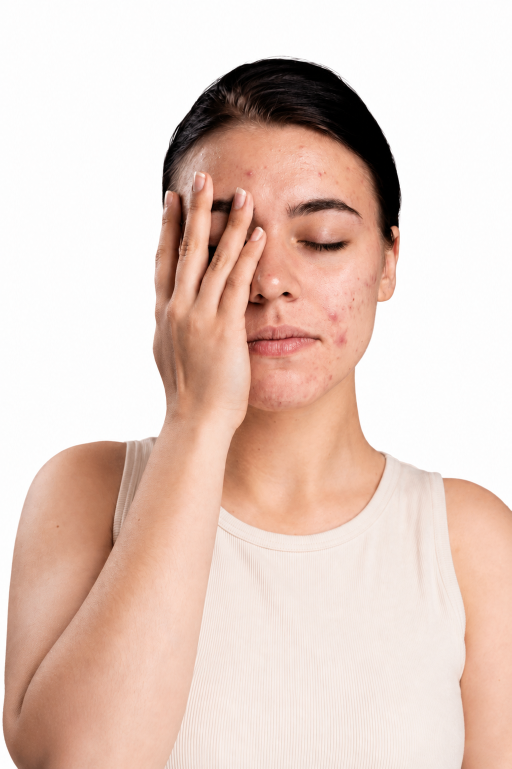
#> input picture assets/pose-01-source.png, 1023 x 1537 px (shown at 1/2 size); its folder holds 4 pictures in this run
$ python cutout.py
#> lines starting #> are read from the running program, lines starting #| are printed output that depends on the picture; after the words box and inside, x2 and y2 are one past the last pixel; in counts of white or black regions, pixels touching at a corner belong together
from PIL import Image, ImageFilter, ImageDraw
import numpy as np

from pathlib import Path
root=Path(__file__).parent/'assets'
for n in range(1,5):
    im=Image.open(root/f'pose-{n:02}-source.png').convert('RGB')
#> im is the input picture: PIL image 1023x1537 RGB; mean R, G, B 228.4, 205.3, 195
    a=np.array(im)
    white=(a.min(axis=2)>235)&(a.max(axis=2).astype(int)-a.min(axis=2)<20)
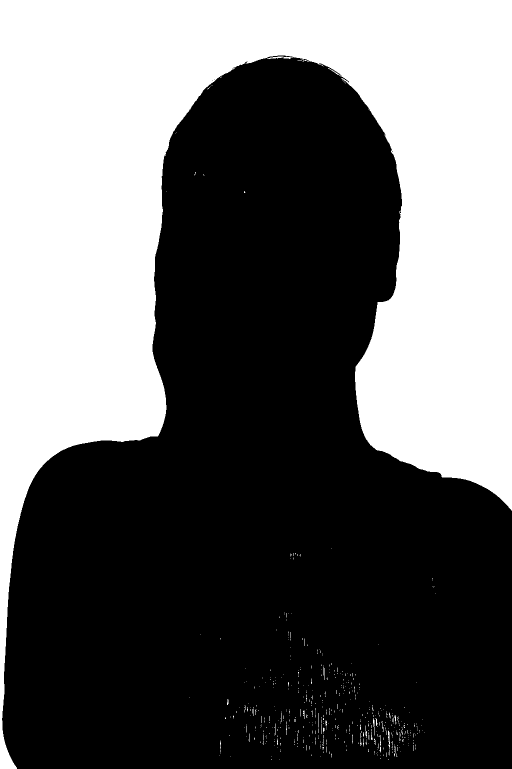
#> white: shape (1537, 1023) bool (shown at 1/2 size); 39.7% white; 582 white regions (557 under 20 px), largest, box (x1, y1, x2, y2) and area: (0, 0, 1023, 1537) 621936, (534, 113, 586, 118) 130, (776, 1461, 780, 1498) 79
    mask=Image.fromarray(np.uint8(white)*255).copy()
    ImageDraw.floodfill(mask,(0,0),128)
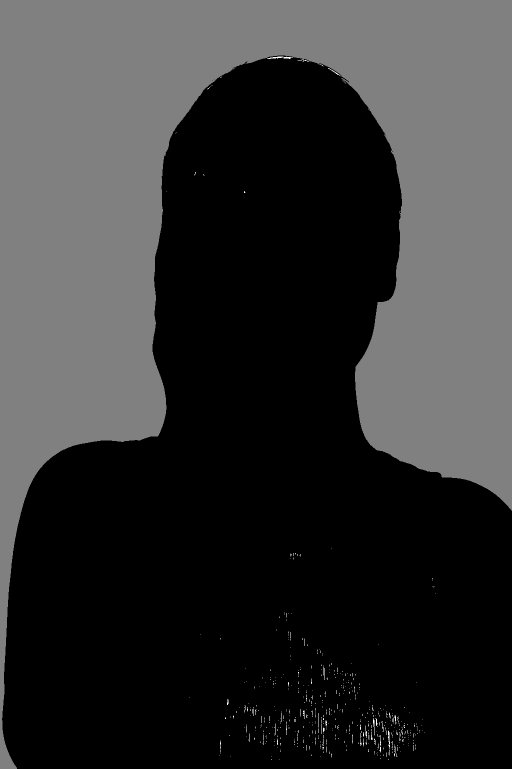
#> mask: PIL image 1023x1537 L (shown at 1/2 size); min 0, max 255, mean 51.1
    ImageDraw.floodfill(mask,(im.width-1,0),128)


    for y in range(im.height):
        for x in (0,im.width-1):
            if mask.getpixel((x,y))==255: ImageDraw.floodfill(mask,(x,y),128)
    bg=np.array(mask)==128
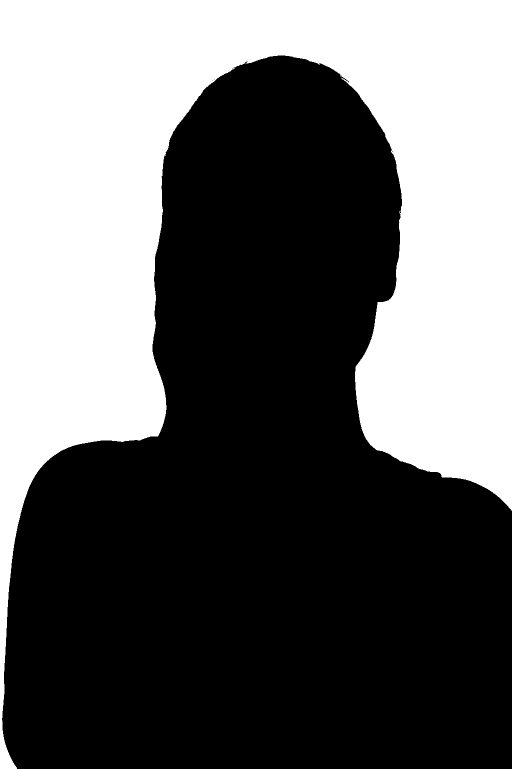
#> bg: shape (1537, 1023) bool (shown at 1/2 size); 39.5% white; 1 white region, box (x1, y1, x2, y2) and area: (0, 0, 1023, 1537) 621861
    # White gaps between fingers are also backdrop; exclude lower clothing region.
    bg[:int(im.height*.59)] |= white[:int(im.height*.59)]
#> bg: shape (1537, 1023) bool; 39.6% white; 16 white regions (14 under 20 px), largest, box (x1, y1, x2, y2) and area: (0, 0, 1023, 1537) 621936, (534, 113, 586, 118) 130
    alpha=Image.fromarray(np.uint8(~bg)*255).filter(ImageFilter.GaussianBlur(.65))
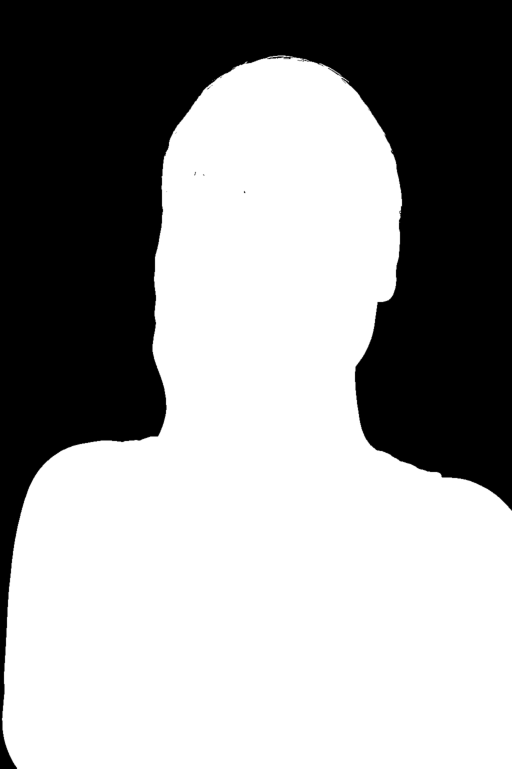
#> alpha: PIL image 1023x1537 L (shown at 1/2 size); min 0, max 255, mean 154.1
    im.putalpha(alpha)
#> im: PIL image 1023x1537 RGBA
    im.save(root/f'pose-{n:02}.png')
    print(n,im.size,'transparent pixels',int(bg.sum()))
#| 1 (1023, 1537) transparent pixels 622125
#> pass 2 of the loop `for n in range(1,5):`:
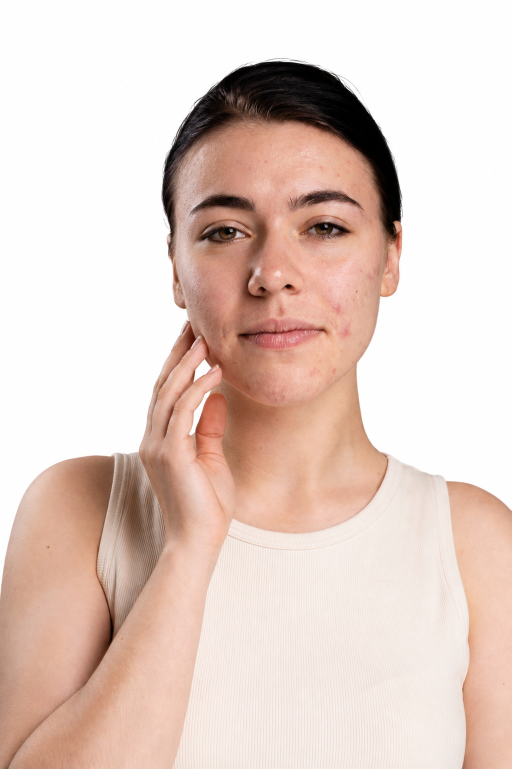
#> input picture assets/pose-02-source.png, 1023 x 1537 px (shown at 1/2 size)
#> im is the input picture: PIL image 1023x1537 RGB; mean R, G, B 226.7, 205.9, 196.8
#> `white=(a.min(axis=2)>235)&(a.max(axis=2).astype(int)-a.min(axis=2)<20)`:
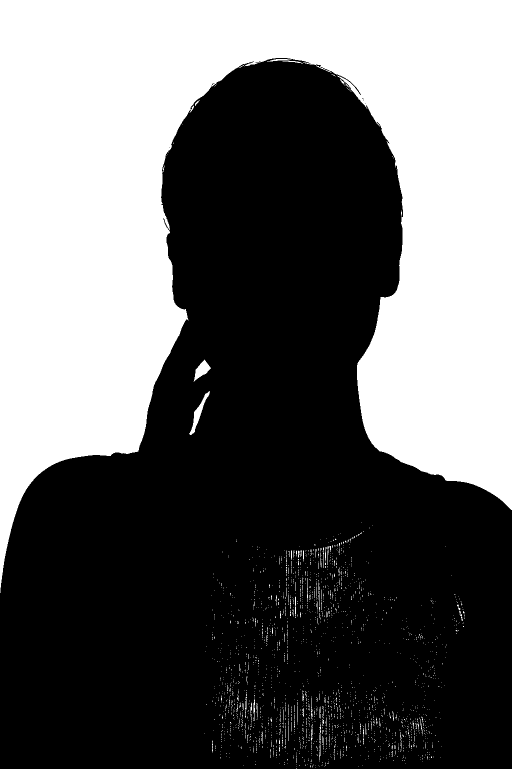
#> white: shape (1537, 1023) bool (shown at 1/2 size); 40.6% white; 2272 white regions (2212 under 20 px), largest, box (x1, y1, x2, y2) and area: (0, 0, 1023, 1186) 628276, (378, 782, 420, 870) 790, (387, 719, 422, 764) 678
#> `alpha=Image.fromarray(np.uint8(~bg)*255).filter(ImageFilter.GaussianBl..`:
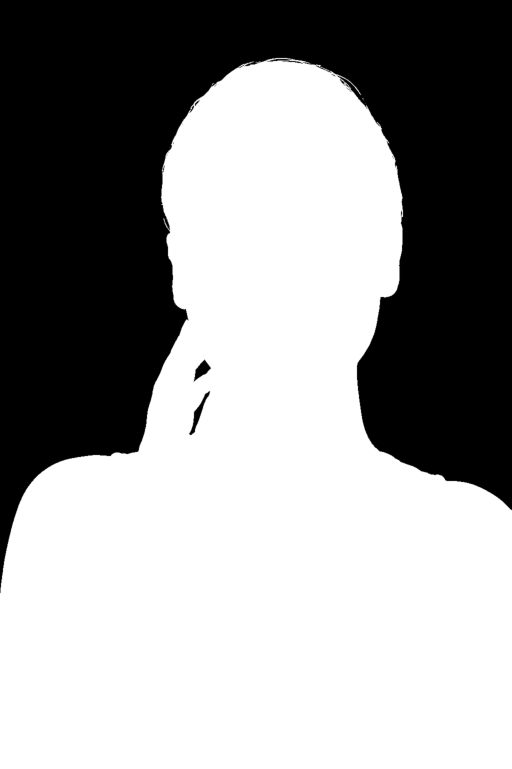
#> alpha: PIL image 1023x1537 L (shown at 1/2 size); min 0, max 255, mean 152.8
#> im: PIL image 1023x1537 RGBA
#| 2 (1023, 1537) transparent pixels 630056
#> pass 3 of the loop `for n in range(1,5):`:
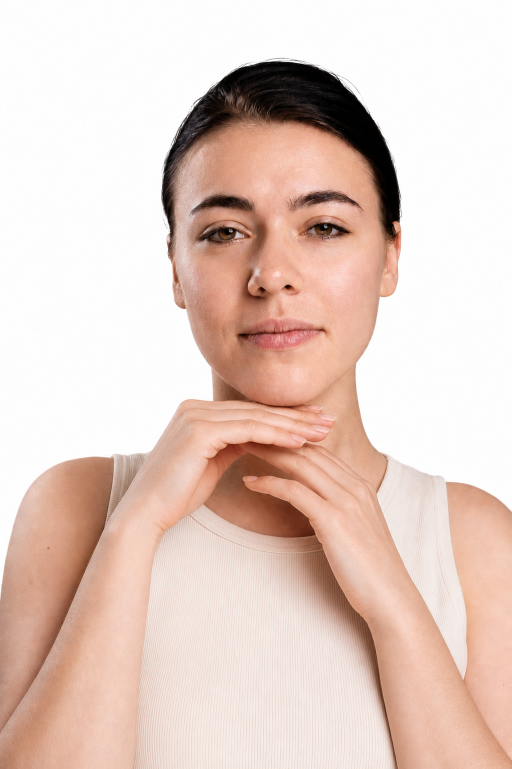
#> input picture assets/pose-03-source.png, 1023 x 1537 px (shown at 1/2 size)
#> im is the input picture: PIL image 1023x1537 RGB; mean R, G, B 227.4, 204.7, 195
#> `white=(a.min(axis=2)>235)&(a.max(axis=2).astype(int)-a.min(axis=2)<20)`:
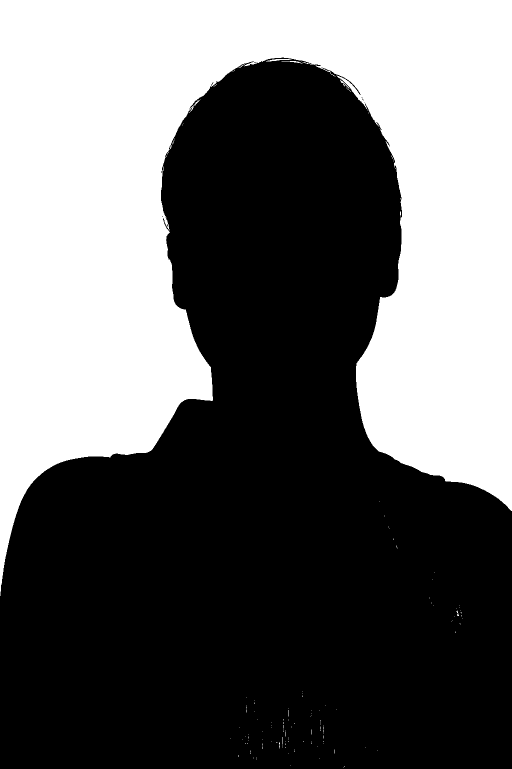
#> white: shape (1537, 1023) bool (shown at 1/2 size); 41.2% white; 157 white regions (152 under 20 px), largest, box (x1, y1, x2, y2) and area: (0, 0, 1023, 1192) 646661, (532, 118, 583, 123) 115, (563, 122, 605, 127) 68, (680, 159, 699, 178) 46, (389, 199, 401, 212) 34
#> `alpha=Image.fromarray(np.uint8(~bg)*255).filter(ImageFilter.GaussianBl..`:
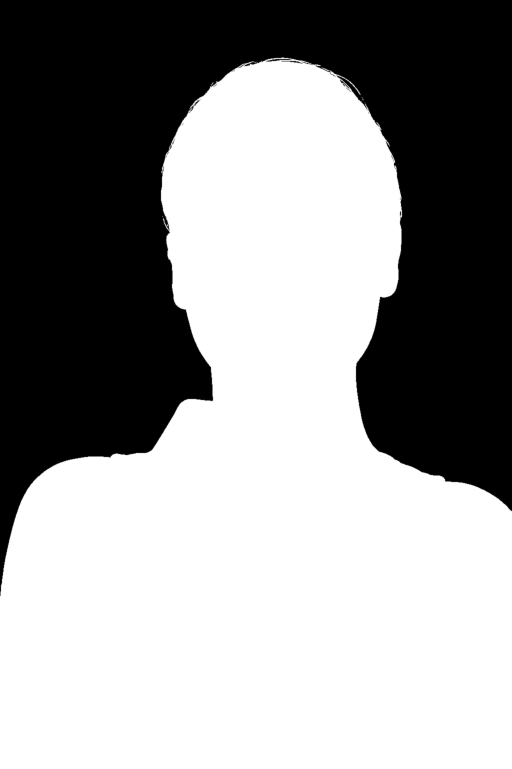
#> alpha: PIL image 1023x1537 L (shown at 1/2 size); min 0, max 255, mean 150.1
#> im: PIL image 1023x1537 RGBA
#| 3 (1023, 1537) transparent pixels 647043
#> the loop made 4 passes; the first 3 are shown
